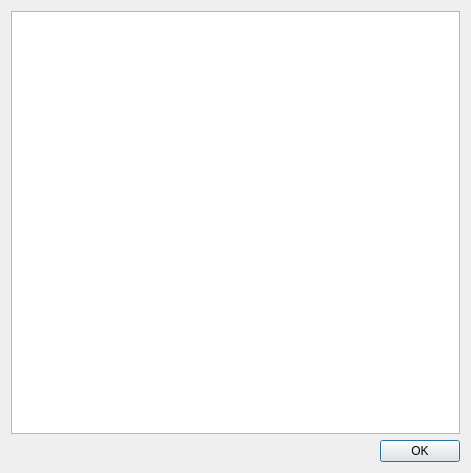
<?xml version="1.0" encoding="UTF-8"?>
<ui version="4.0">
 <class>SimpleTableView</class>
 <widget class="QDialog" name="SimpleTableView">
  <property name="geometry">
   <rect>
    <x>0</x>
    <y>0</y>
    <width>471</width>
    <height>473</height>
   </rect>
  </property>
  <property name="windowTitle">
   <string>Dialog</string>
  </property>
  <layout class="QVBoxLayout" name="verticalLayout">
   <item>
    <widget class="QTableWidget" name="table"/>
   </item>
   <item>
    <widget class="QDialogButtonBox" name="button_box">
     <property name="orientation">
      <enum>Qt::Horizontal</enum>
     </property>
     <property name="standardButtons">
      <set>QDialogButtonBox::Ok</set>
     </property>
    </widget>
   </item>
  </layout>
 </widget>
 <resources/>
 <connections>
  <connection>
   <sender>button_box</sender>
   <signal>accepted()</signal>
   <receiver>SimpleTableView</receiver>
   <slot>accept()</slot>
   <hints>
    <hint type="sourcelabel">
     <x>248</x>
     <y>254</y>
    </hint>
    <hint type="destinationlabel">
     <x>157</x>
     <y>274</y>
    </hint>
   </hints>
  </connection>
  <connection>
   <sender>button_box</sender>
   <signal>rejected()</signal>
   <receiver>SimpleTableView</receiver>
   <slot>reject()</slot>
   <hints>
    <hint type="sourcelabel">
     <x>316</x>
     <y>260</y>
    </hint>
    <hint type="destinationlabel">
     <x>286</x>
     <y>274</y>
    </hint>
   </hints>
  </connection>
 </connections>
</ui>
